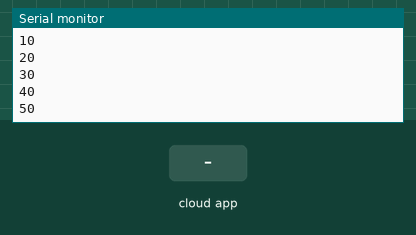
This sketch was run on a simulated ESP8266 (NodeMCU). Parts: the last lines printed to the serial monitor. The test bench sets the inputs (shaded band). WiFi joins after 1.5 s; servers stay silent unless stated; the Firebase database answers and starts empty.

Above: at 2.8 s.
2.9 s: the phone or cloud app sets Device_1 to 1
At 3.48 s:
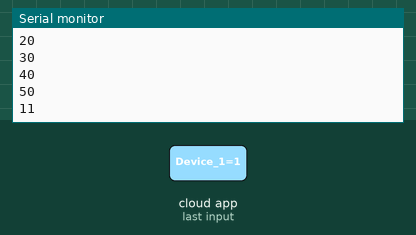
4.4 s: the phone or cloud app sets Device_2 to 1
At 5.04 s:
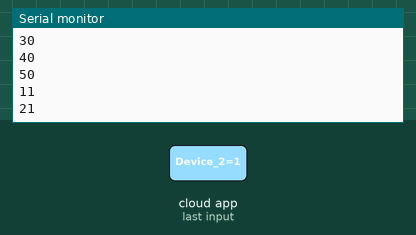
5.9 s: the phone or cloud app sets Device_3 to 1
At 6.59 s:
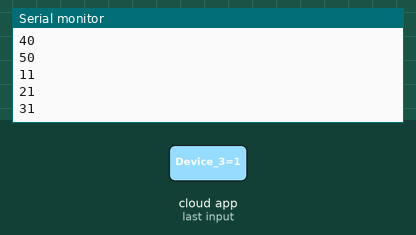
7.4 s: the phone or cloud app sets Device_4 to 1
At 8.14 s:
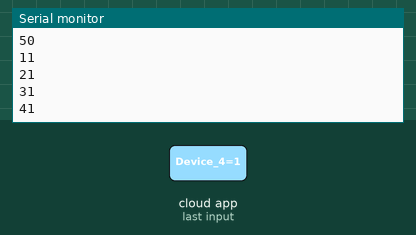
8.9 s: the phone or cloud app sets Device_5 to 1
At 10.2 s:
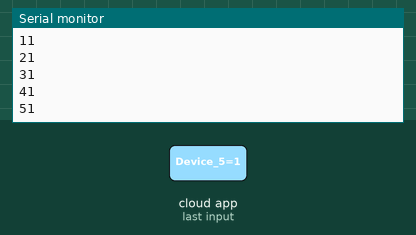
Timing chart, 0 to 11.4 s (numbered marks = the images above; inputs shaded):
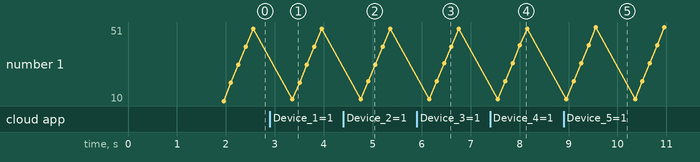

The sketch:

FirebaseDemo_ESP8266_homeautomation-cc035.ino
```cpp
#include <ESP8266WiFi.h>
#include <ESP8266WiFiAP.h>
#include <ESP8266WiFiGeneric.h>
#include <ESP8266WiFiMulti.h>
#include <ESP8266WiFiScan.h>
#include <ESP8266WiFiSTA.h>
#include <ESP8266WiFiType.h>
#include <WiFiClient.h>
#include <WiFiClientSecure.h>
#include <WiFiServer.h>
#include <WiFiUdp.h>

#include <FirebaseArduino.h>

// Set these to run example.
#define FIREBASE_HOST "***********.firebaseio.com"
#define FIREBASE_AUTH "************************"
#define WIFI_SSID "wifi_name"
#define WIFI_PASSWORD "wifi_password"

void setup() {
    Serial.begin(9600);
  //connect to wifi.
  WiFi.begin(WIFI_SSID, WIFI_PASSWORD);
  Serial.print("connecting");
  while (WiFi.status() != WL_CONNECTED) {
    Serial.print(".");
    delay(500);
  }
  Serial.println();
  Serial.print("connected: ");
  Serial.println(WiFi.localIP());
    Firebase.begin(FIREBASE_HOST, FIREBASE_AUTH);
  // set string value
  Firebase.setString("message from esp", "connected");
  // handle error
  if (Firebase.failed()) {
      Serial.print("setting /message failed:");
      Serial.println(Firebase.error());
      return;
  }
}

int n = 0;
int l = 0;
int d1 = 0,d2 = 0,d3 = 0,d4 = 0,d5 = 0;

void loop() {
  Serial.begin(9600);
  Serial.println("");
  //Serial.println("-----------------------------------------------------");

  // set value
  ++l;
  Firebase.setInt("loop", l );
  // handle error
  if (Firebase.failed()) {
     //Serial.print("setting /loop failed:");
     //Serial.println(Firebase.error());
      return;
  }
   // get value ------------------------------------------------
  d1 = Firebase.getInt("Device_1");
  // handle error
  if (Firebase.failed()) {
    //  Serial.print("getting /Device_1 failed:");
    //  Serial.println(Firebase.error());
      return;
  }
  if(d1==1){
    Serial.println("11");
  }else if(d1==0){
    Serial.println("10");
  }
  //--------------------------------------------------------------
    d2 = Firebase.getInt("Device_2");
  // handle error
  if (Firebase.failed()) {
    //  Serial.print("getting /Device_2 failed:");
    //  Serial.println(Firebase.error());
      return;
  }
  if(d2==1){
    Serial.println("21");
  }else if(d2==0){
    Serial.println("20");
  }
  //--------------------------------------------------------------
    d3 = Firebase.getInt("Device_3");
  // handle error
  if (Firebase.failed()) {
    //  Serial.print("getting /Device_3 failed:");
    //  Serial.println(Firebase.error());
      return;
  }
  if(d3==1){
    Serial.println("31");
  }else if(d3==0){
    Serial.println("30");
  }
  //--------------------------------------------------------------
    d4 = Firebase.getInt("Device_4");
  // handle error
  if (Firebase.failed()) {
    //  Serial.print("getting /Device_4 failed:");
    //  Serial.println(Firebase.error());
      return;
  }
  if(d4==1){
    Serial.println("41");
  }else if(d4==0){
    Serial.println("40");
  }
  //--------------------------------------------------------------
    d5 = Firebase.getInt("Device_5");
  // handle error
  if (Firebase.failed()) {
    //  Serial.print("getting /Device_5 failed:");
    //  Serial.println(Firebase.error());
      return;
  }
  if(d5==1){
    Serial.println("51");
  }else if(d5==0){
    Serial.println("50");
  }
  delay(500);
  //--------------------------------------------------------------
  /*
  // update value
  Firebase.setFloat("number", 43.0);
  // handle error
  if (Firebase.failed()) {
      Serial.print("setting /number failed:");
      Serial.println(Firebase.error());
      return;
  }
  delay(1000);

  // get value
  Serial.print("number: ");
  Serial.println(Firebase.getFloat("number"));
  delay(1000);

  // remove value
  Firebase.remove("number");
  delay(1000);

  // set string value
  Firebase.setString("message", "hello world");
  // handle error
  if (Firebase.failed()) {
      Serial.print("setting /message failed:");
      Serial.println(Firebase.error());
      return;
  }
  delay(1000);

  // set bool value
  Firebase.setBool("truth", false);
  // handle error
  if (Firebase.failed()) {
      //Serial.print("setting /truth failed:");
      //Serial.println(Firebase.error());
      return;
  }
  delay(1000);

  // append a new value to /logs
  String name = Firebase.pushInt("logs", n++);
  // handle error
  if (Firebase.failed()) {
      Serial.print("pushing /logs failed:");
      Serial.println(Firebase.error());
      return;
  }
  Serial.print("pushed: /logs/");
  Serial.println(name);
  delay(1000);
  */
}
```

Measured:
- after the input at 2.9 s, the serial monitor: prints a new line after 0.45 s (image 1)
- after the input at 4.4 s, the serial monitor: prints a new line after 0.51 s (image 2)
- after the input at 5.9 s, the serial monitor: prints a new line after 0.56 s (image 3)
- after the input at 7.4 s, the serial monitor: prints a new line after 0.61 s (image 4)
- after the input at 8.9 s, the serial monitor: prints a new line after 0.66 s (image 5)
- plotted number 1: 50 → 51 after the input at 8.9 s
